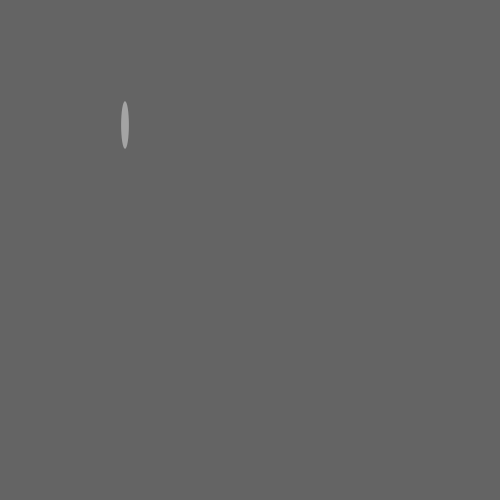
Frame 1 (no input)
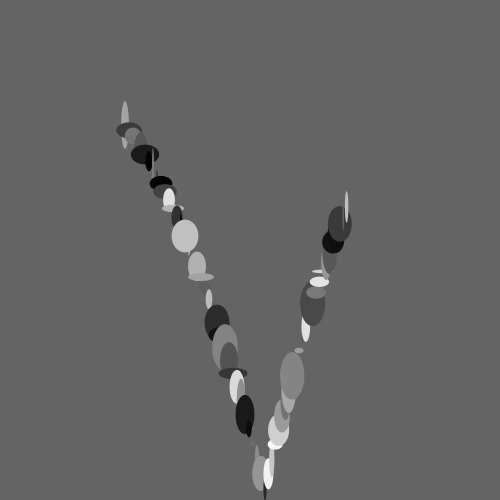
Frame 60 (the mouse pressed at the canvas centre just before this capture)
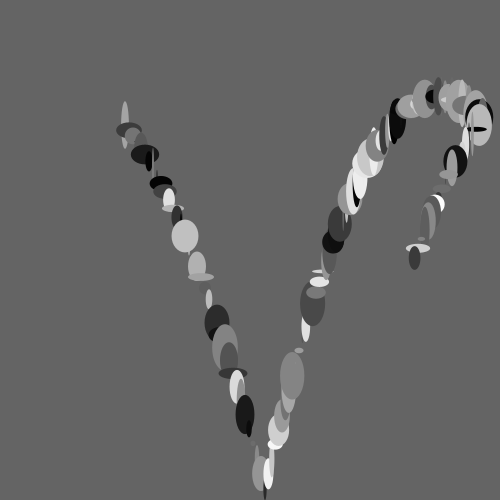
Frame 120 (the mouse held since frame 60 and released just before this capture)

The Processing sketch that drew these frames (run headless with seeded random() and noise(); from frame 60 on, the mouse is pressed at the canvas centre):

// Processing sketch: processing_67099
// ── processing_67099.pde



float circleX = 100;
float circleY = 50;

float xVel;
float yVel;

float gravity = .3;

void setup() {
  size(500, 500);
  smooth(); 
  background(100);

  circleX = width/4;
  circleY = height/4;
  
  xVel = 4;
  yVel = 5;
}

void draw() {
  fill(random(255));
  noStroke();
  ellipse(circleX, circleY, random(30), random(50));

  yVel = yVel + gravity;

  circleY = circleY + yVel;
  circleX = circleX + xVel;

  if (circleX >= 480 || circleX <= 20) {
    xVel = xVel*-1;
  }

  if (circleY >= 480 || circleY <= 20) {
    yVel = yVel*-1;
    xVel = xVel*.85;
  }
  
  if (circleY >= 550) {
  circleY = 480;
  
  }
  
}
